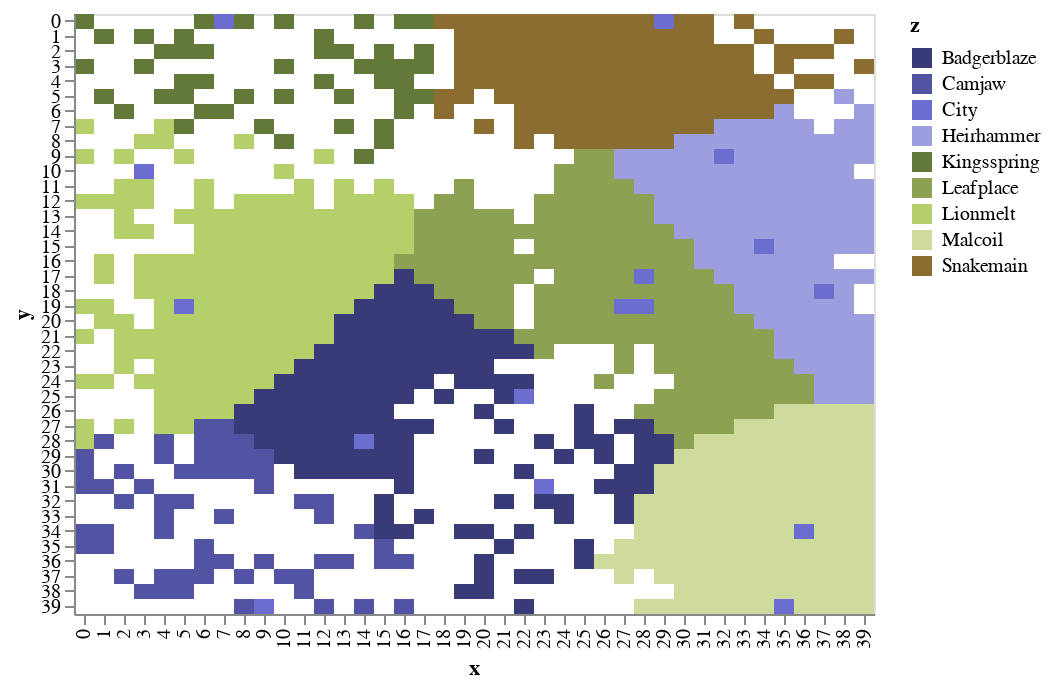

The notebook cell this image was saved under:
### Markdown cell above
# Nations and Conflict

### Code cell
import pandas as pd
import numpy as np
import pickle

import altair as alt
#only using yaml for it's pretty printing feature. 
import yaml

# importing local libraries for drawings (because they clutter)
# in Github, you can search  
#   They should still be available within the git repo but it's pretty much template stuff from altair
import sys
sys.path.append('../')
from lib.builders import towns,nations,people
import lib.drawMaps as draw

with (open('world_2.p', 'rb')) as pickle_file:
    world = pickle.load(pickle_file)
    
draw.drawboarders(world.df_features)

### Figure 1 — Vega-Lite specification as saved in the notebook (floating-point values rounded to 4 significant figures; data arrays with more than 128 entries replaced by an {"elided": "..."} marker saying what was removed)
{"$schema": "https://vega.github.io/schema/vega-lite/v2.6.0.json", "config": {"view": {"height": 300, "width": 400}}, "data": {"name": "data-4b5720303cdbf2c9c7c5cead97f20b2f"}, "datasets": {"data-4b5720303cdbf2c9c7c5cead97f20b2f": {"elided": "1066 records"}}, "encoding": {"color": {"field": "z", "scale": {"scheme": "category20b"}, "type": "nominal"}, "tooltip": [{"field": "terrain", "type": "nominal"}, {"field": "feature", "type": "nominal"}, {"field": "nation", "type": "nominal"}], "x": {"field": "x", "type": "ordinal"}, "y": {"field": "y", "type": "ordinal"}}, "mark": "rect"}
